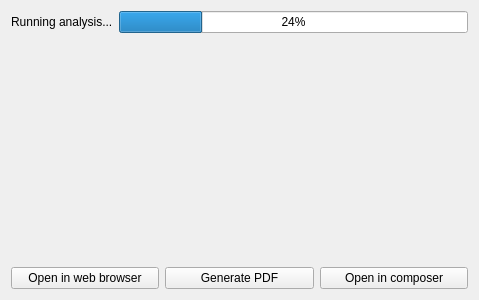
<?xml version="1.0" encoding="UTF-8"?>
<ui version="4.0">
 <class>pgFcProgress</class>
 <widget class="QWidget" name="pgFcProgress">
  <property name="geometry">
   <rect>
    <x>0</x>
    <y>0</y>
    <width>479</width>
    <height>300</height>
   </rect>
  </property>
  <property name="sizePolicy">
   <sizepolicy hsizetype="MinimumExpanding" vsizetype="MinimumExpanding">
    <horstretch>0</horstretch>
    <verstretch>0</verstretch>
   </sizepolicy>
  </property>
  <layout class="QVBoxLayout" name="verticalLayout_16">
   <item>
    <layout class="QHBoxLayout" name="horizontalLayout_3">
     <item>
      <widget class="QLabel" name="lblAnalysisStatus">
       <property name="styleSheet">
        <string notr="true">font: 11pt &quot;Ubuntu&quot;;</string>
       </property>
       <property name="text">
        <string>Running analysis...</string>
       </property>
       <property name="wordWrap">
        <bool>true</bool>
       </property>
      </widget>
     </item>
     <item>
      <widget class="QProgressBar" name="pbProgress">
       <property name="value">
        <number>24</number>
       </property>
      </widget>
     </item>
    </layout>
   </item>
   <item>
    <widget class="MessageViewer" name="results_webview" native="true">
     <property name="sizePolicy">
      <sizepolicy hsizetype="Preferred" vsizetype="MinimumExpanding">
       <horstretch>0</horstretch>
       <verstretch>0</verstretch>
      </sizepolicy>
     </property>
     <property name="minimumSize">
      <size>
       <width>100</width>
       <height>100</height>
      </size>
     </property>
     <property name="maximumSize">
      <size>
       <width>16777215</width>
       <height>16777215</height>
      </size>
     </property>
     <property name="url" stdset="0">
      <url>
       <string>about:blank</string>
      </url>
     </property>
    </widget>
   </item>
   <item>
    <layout class="QHBoxLayout" name="hltGenerateRaports">
     <item>
      <widget class="QPushButton" name="pbnReportWeb">
       <property name="text">
        <string>Open in web browser</string>
       </property>
      </widget>
     </item>
     <item>
      <widget class="QPushButton" name="pbnReportPDF">
       <property name="text">
        <string>Generate PDF</string>
       </property>
      </widget>
     </item>
     <item>
      <widget class="QPushButton" name="pbnReportComposer">
       <property name="text">
        <string>Open in composer</string>
       </property>
      </widget>
     </item>
    </layout>
   </item>
  </layout>
 </widget>
 <customwidgets>
  <customwidget>
   <class>MessageViewer</class>
   <extends>QWidget</extends>
   <header>safe.gui.widgets.message_viewer</header>
   <container>1</container>
  </customwidget>
 </customwidgets>
 <resources/>
 <connections/>
</ui>
